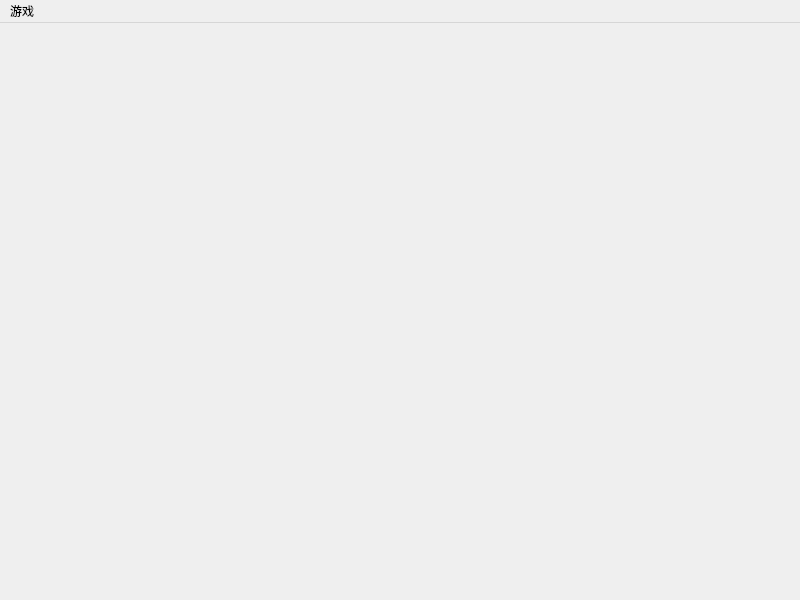
<?xml version="1.0" encoding="UTF-8"?>
<ui version="4.0">
 <class>MainWindow</class>
 <widget class="QMainWindow" name="MainWindow">
  <property name="geometry">
   <rect>
    <x>0</x>
    <y>0</y>
    <width>800</width>
    <height>600</height>
   </rect>
  </property>
  <property name="windowTitle">
   <string>MainWindow</string>
  </property>
  <widget class="QWidget" name="centralwidget"/>
  <widget class="QMenuBar" name="menubar">
   <property name="geometry">
    <rect>
     <x>0</x>
     <y>0</y>
     <width>800</width>
     <height>17</height>
    </rect>
   </property>
   <widget class="QMenu" name="menuGame">
    <property name="title">
     <string>游戏</string>
    </property>
    <addaction name="actionExit"/>
   </widget>
   <addaction name="menuGame"/>
  </widget>
  <action name="actionExit">
   <property name="text">
    <string>退出</string>
   </property>
  </action>
 </widget>
 <resources/>
 <connections/>
</ui>
